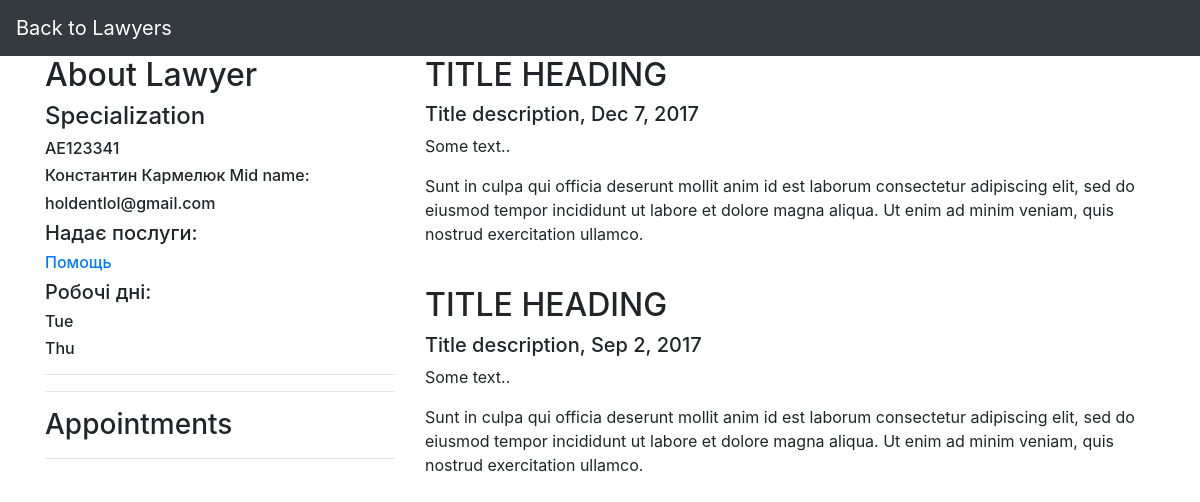
The app's page /database/lawyer/AE123341/, older data.
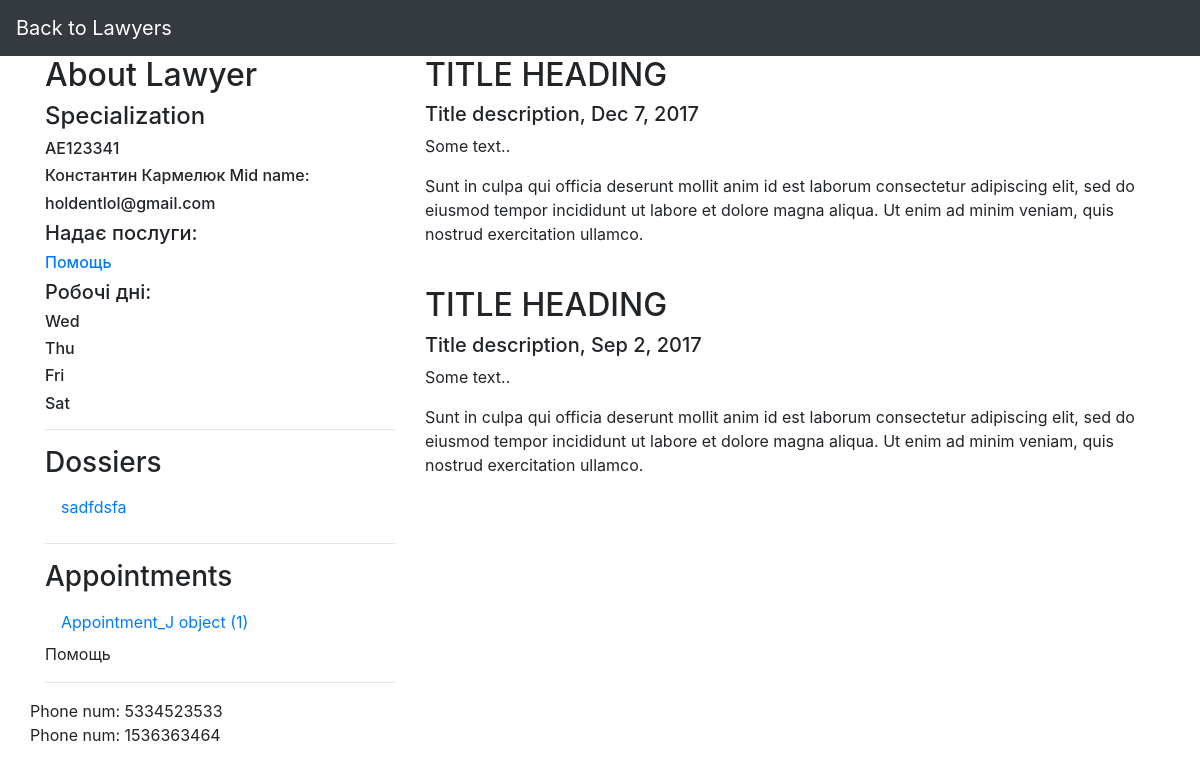
The same page, newer data.
### DataBase/models.py (models this page shows, shortened)
class Services(models.Model):
    service_code = models.CharField(max_length=5, primary_key=True)
    name_service = models.CharField(max_length=50)
    nominal_value = models.DecimalField(max_digits=6, decimal_places=2)
    bonus_value = models.DecimalField(max_digits=6, decimal_places=2)
    class Meta:
        db_table = 'Services'

class Work_days(models.Model):
    DAYS = [
        ('Mon', 'Monday'),
        ('Tue', 'Tuesday'),
        ('Wed', 'Wednesday'),
        ('Thu', 'Thursday'),
        ('Fri', 'Friday'),
        ('Sat', 'Saturday'),
        ('Sun', 'Sunday'),
    ]
    day = models.CharField(max_length=3, choices=DAYS)
    def __str__(self):
        return f'{self.day}'
    class Meta:
        db_table = 'Work_days'
        ordering = ['id']

class Dossier(models.Model):
    DOS_STATUS = [
        ('open', 'open'),
        ('closed', 'closed'),
        ('closed-won', 'closed-won'),
    ]
    issue = models.TextField()
    status = models.CharField(max_length=10, choices=DOS_STATUS, default='open')
    date_signed = models.DateField()
    date_expired = models.DateField()
    date_closed = models.DateField(blank=True, null=True)
    fee = models.DecimalField(max_digits=7, decimal_places=2)
    paid = models.BooleanField(default=False)
    court_name = models.CharField(max_length=50, blank=True, null=True)
    court_adr = models.CharField(max_length=50, blank=True, null=True)
    court_date = models.DateTimeField(blank=True, null=True)
    lawyer_code = models.ForeignKey(Lawyer, on_delete=models.DO_NOTHING,
                                    blank=True, null=True)
    class Meta:
        abstract = True

class Dossier_J(Dossier):
    code_dossier_j = models.CharField(max_length=8, primary_key=True)
    num_client_j = models.ForeignKey(Client_juridical, on_delete=models.DO_NOTHING)
    class Meta(Dossier.Meta):
        db_table = 'Dossier_J'

class Appointment(models.Model):
    app_date = models.DateField()
    app_time = models.TimeField()
    comment = models.TextField(blank=True, null=True)
    service = models.ManyToManyField(Services)
    class Meta:
        abstract = True

class Appointment_J(Appointment):
    appoint_code_j = models.AutoField(primary_key=True)
    lawyer_code = models.ForeignKey(Lawyer, on_delete=models.DO_NOTHING)
    num_client_j = models.ForeignKey(Client_juridical, on_delete=models.DO_NOTHING)
    code_dossier_j = models.ForeignKey(Dossier_J, on_delete=models.DO_NOTHING)
    class Meta(Appointment.Meta):
        db_table = 'Appointment_J'

class LPhone(models.Model):
    phone_num = models.CharField(max_length=10, primary_key=True)
    lawyer = models.ForeignKey(Lawyer, on_delete=models.CASCADE, related_name='phones')
    class Meta:
        db_table = 'LPhone'

### DataBase/views.py (the view)
# urls.py: path('lawyer/<pk>/', views.LawyerDetailView.as_view(), name='lawyer-detailed-view'),
class LawyerDetailView(generic.DetailView):
    model = Lawyer
    context_object_name = "lawyer"
    template_name = "lawyer_detail.html"
    def get_context_data(self, **kwargs):
        context = super().get_context_data(**kwargs)
        la_code = self.kwargs['pk']
        context['phones'] = LPhone.objects.filter(lawyer= la_code)
        context['appointments_n'] = Appointment_N.objects.filter(lawyer_code=la_code)
        context['appointments_j'] = Appointment_J.objects.filter(lawyer_code=la_code)
        context['dossier_j'] = Dossier_J.objects.filter(lawyer_code=la_code)
        context['dossier_n'] = Dossier_N.objects.filter(lawyer_code=la_code)
        return context

### DataBase/templates/lawyer_detail.html (shortened to what this page needs)
{% extends "base_generic.html" %}
{% block navbar %}
    <a class="navbar-brand" href="lawyers.html">Back to Lawyers</a>
{% endblock %}
{% block content %}
    <div class="row">
        <div class="col-sm-4">
            <h2>About Lawyer</h2>
            <h4 id="specialization">{{ lawyer.specialization }}</h4>
            <h6 id="la_code">{{ lawyer.lawyer_code }}</h6>
            <h6 id="name">{{ lawyer.first_name }} {{ lawyer.surname }} {{ lawyer.mid_name }}</h6>
            <h6 id="mail">{{ lawyer.mail_info}} </h6>
            <h5>Надає послуги:</h5>
            {% for service in lawyer.service.all %}
                <h6 id="service"><a href=" {% url 'service-detailed-view' service.service_code %}">{{ service.name_service }}</a></h6>
            {% endfor %}
            <h5>Робочі дні:</h5>
            {% for day in lawyer.work_days.all %}
                <h6 id="work_days">{{ day }}</h6>
            {% endfor %}
            <hr>
        {% if dossier_j or dossier_n %}
            <h3>Dossiers</h3>
            <ul class="nav nav-pills flex-column">
            {% for dossier in dossier_j %}
                <li class="nav-item">
                    <a class="nav-link" href="#">{{ dossier.issue }}</a>
                </li>
            {% endfor %}
            </ul>
        {% endif %}
            <hr>
            <h3>Appointments</h3>
        {% if appointments_j or appointments_n %}
            <ul class="nav nav-pills flex-column">
            {% for appointment in appointments_j %}
                <li class="nav-item">
                    <a class="nav-link" href="#">{{appointment}}</a>
                    <div>
                        {% for service in  appointment.service.all%}
                            {{ service.name_service }}
                        {% endfor %}
                    </div>
                </li>
            {% endfor %}
            </ul>
        {% endif %}
            <hr>
        </div>
        <div class="col-sm-8">
            <h2>TITLE HEADING</h2>
            <h5>Title description, Dec 7, 2017</h5>
            <p>Some text..</p>
            <p>Sunt in culpa qui officia deserunt mollit anim id est laborum consectetur adipiscing elit, sed do eiusmod tempor incididunt ut labore et dolore magna aliqua. Ut enim ad minim veniam, quis nostrud exercitation ullamco.</p>
            <br>
            <h2>TITLE HEADING</h2>
            <h5>Title description, Sep 2, 2017</h5>
            <p>Some text..</p>
            <p>Sunt in culpa qui officia deserunt mollit anim id est laborum consectetur adipiscing elit, sed do eiusmod tempor incididunt ut labore et dolore magna aliqua. Ut enim ad minim veniam, quis nostrud exercitation ullamco.</p>
        </div>
    <div>
        {% for phone in phones %}
            <div>Phone num: {{phone.phone_num}}</div>
        {% endfor %}
    </div>
    </div>
{% endblock %}

Row changes from the older to the newer data that the page shows:
no longer on this page (row unchanged): Work_days: day "Tue"
now on this page (row unchanged): Work_days: day "Wed"
now on this page (row unchanged): Work_days: day "Fri"
now on this page (row unchanged): Work_days: day "Sat"
added Dossier_J: issue "sadfdsfa"
added Appointment_J: appoint_code_j "Appointment_J object (1)", Services (name_service "Помощь")
added LPhone: phone_num "5334523533"
added LPhone: phone_num "1536363464"
Text that changed along with them:
text now shown: "Dossiers"
